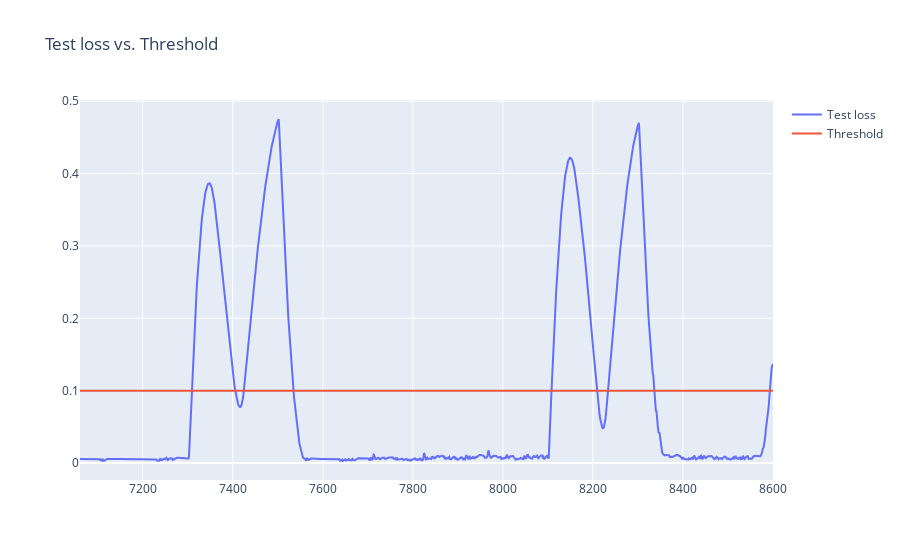

The notebook cell saved with this chart:
### Markdown cell above
### Anomaly detection response

### Code cell
fig = go.Figure()
fig.add_trace(go.Scatter(x=anomaly_df['data_point'], y=anomaly_df['loss'], name='Test loss'))
fig.add_trace(go.Scatter(x=anomaly_df['data_point'], y=anomaly_df['threshold'], name='Threshold'))
fig.update_layout(showlegend=True, title='Test loss vs. Threshold')
fig.show()

### Figure 1 — Plotly figure (JSON) as saved in the notebook; plotly's stock layout.template omitted (floating-point values rounded to 4 significant figures; data arrays with more than 128 entries replaced by an {"elided": "..."} marker saying what was removed)
{"data": [{"name": "Test loss", "type": "scatter", "x": {"elided": "1540 int values"}, "y": {"elided": "1540 float values"}}, {"name": "Threshold", "type": "scatter", "x": {"elided": "1540 int values"}, "y": {"elided": "1540 float values"}}], "layout": {"showlegend": true, "title": {"text": "Test loss vs. Threshold"}}}
